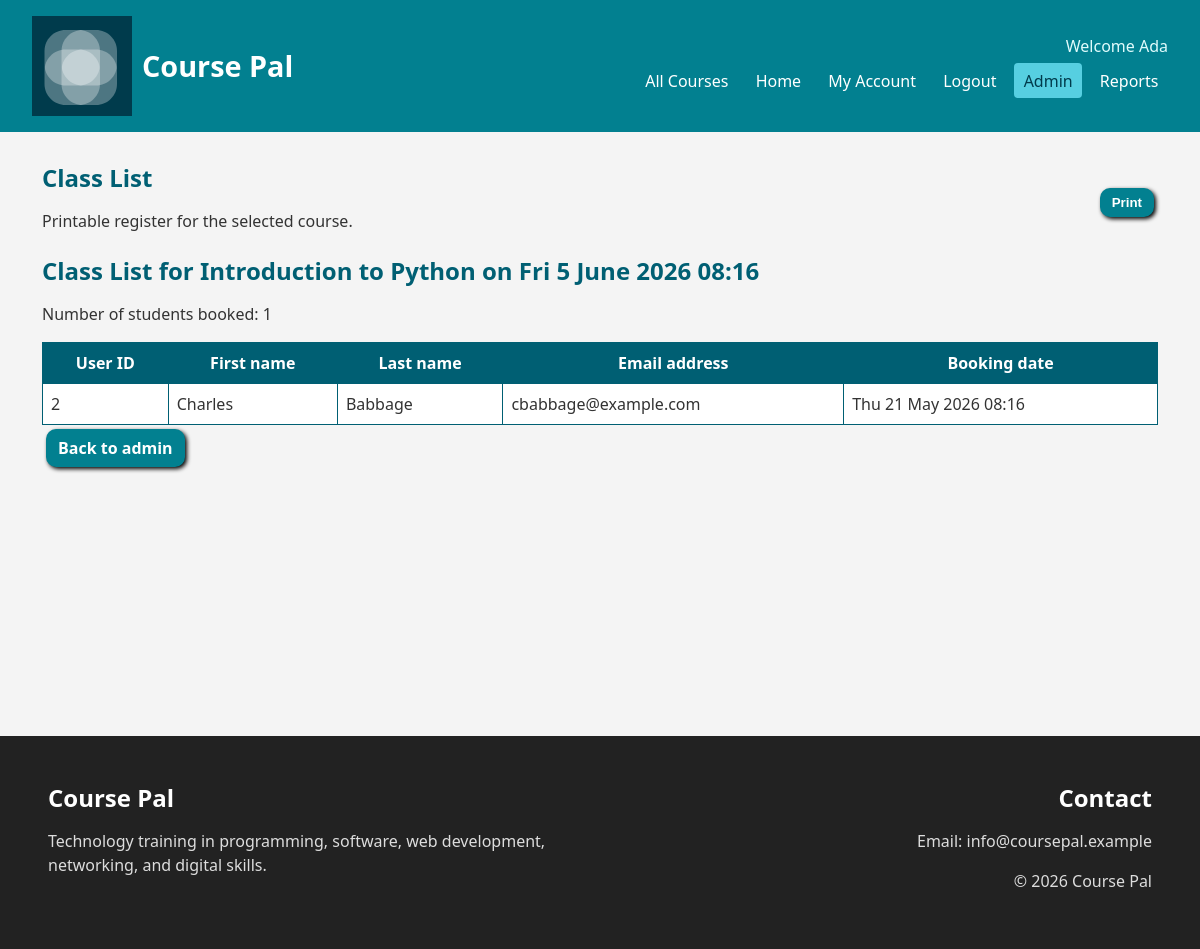
Screenshot of /class-list.php?id=1 (signed in) with the database file from the repository.
### tables this page shows
CREATE TABLE courses (
  course_id INT NOT NULL AUTO_INCREMENT,
  name VARCHAR(150) NOT NULL,
  description MEDIUMTEXT NOT NULL,
  category_id INT NOT NULL,
  capacity INT NOT NULL,
  date DATETIME NOT NULL,
  course_image TEXT NOT NULL,
  PRIMARY KEY (course_id),
  CONSTRAINT fk_courses_category FOREIGN KEY (category_id) REFERENCES categories(category_id),
  CONSTRAINT check_course_capacity CHECK (capacity > 0)
);

CREATE TABLE bookings (
  booking_id INT NOT NULL AUTO_INCREMENT,
  user_id INT NOT NULL,
  course_id INT NOT NULL,
  booking_date DATETIME NOT NULL DEFAULT CURRENT_TIMESTAMP,
  PRIMARY KEY (booking_id),
  UNIQUE KEY unique_user_course (user_id, course_id),
  CONSTRAINT fk_bookings_user FOREIGN KEY (user_id) REFERENCES users(user_id) ON DELETE CASCADE,
  CONSTRAINT fk_bookings_course FOREIGN KEY (course_id) REFERENCES courses(course_id) ON DELETE CASCADE
);

CREATE TABLE users (
  user_id INT NOT NULL AUTO_INCREMENT,
  username VARCHAR(50) NOT NULL,
  password VARCHAR(255) NOT NULL,
  first_name VARCHAR(50) NOT NULL,
  last_name VARCHAR(50) NOT NULL,
  email VARCHAR(255) NOT NULL,
  registration_date DATETIME NOT NULL DEFAULT CURRENT_TIMESTAMP,
  is_admin INT NOT NULL DEFAULT 0,
  PRIMARY KEY (user_id),
  UNIQUE KEY unique_username (username),
  UNIQUE KEY unique_email (email)
);

### includes/connectdb.php (called while the page is built, shortened)
<?php
function e(string|int|null $value): string
{
    return htmlspecialchars((string) $value, ENT_QUOTES, 'UTF-8');
}
function format_course_date(?string $date): string
{
    return (new DateTime($date))->format('D j F Y H:i');
}
function get_course(PDO $pdo, int $courseId): ?array
{
    $statement = $pdo->prepare(
        'SELECT courses.*, categories.category_name, categories.category_colour,
                (SELECT COUNT(bookings.booking_id) FROM bookings WHERE bookings.course_id = courses.course_id) AS total_bookings
         FROM courses
         INNER JOIN categories ON courses.category_id = categories.category_id
         WHERE courses.course_id = ?'
    );
    $statement->execute([$courseId]);
    $course = $statement->fetch();
    return $course ?: null;
}
?>

### class-list.php (the view, shortened to what this page needs)
<?php
require 'includes/connectdb.php';
$courseId = (int) ($_GET['id'] ?? 0);
$course = $pdo && $courseId > 0 ? get_course($pdo, $courseId) : null;
$attendees = [];
if ($pdo && $course) {
    $statement = $pdo->prepare(
        'SELECT users.user_id, users.first_name, users.last_name, users.email, bookings.booking_date
         FROM bookings
         INNER JOIN users ON users.user_id = bookings.user_id
         WHERE bookings.course_id = ?
         ORDER BY bookings.booking_date DESC'
    );
    $statement->execute([$courseId]);
    $attendees = $statement->fetchAll();
}
require 'includes/header.php';
?>
<section class="printable">
  <?php if ($course): ?>
    <div class="section-heading no-print">
      <div>
        <h1>Class List</h1>
        <p>Printable register for the selected course.</p>
      </div>
      <button class="btn" type="button" onclick="window.print()">Print</button>
    </div>
    <h2>Class List for <?php echo e($course['name']); ?> on <?php echo e(format_course_date($course['date'])); ?></h2>
    <p>Number of students booked: <?php echo e(count($attendees)); ?></p>
    <?php if (!$attendees): ?>
      <p class="notice">No users are booked on this course yet.</p>
    <?php else: ?>
      <table>
        <tr>
          <th>User ID</th>
          <th>First name</th>
          <th>Last name</th>
          <th>Email address</th>
          <th>Booking date</th>
        </tr>
        <?php foreach ($attendees as $attendee): ?>
          <tr>
            <td><?php echo e($attendee['user_id']); ?></td>
            <td><?php echo e($attendee['first_name']); ?></td>
            <td><?php echo e($attendee['last_name']); ?></td>
            <td><?php echo e($attendee['email']); ?></td>
            <td><?php echo e(format_course_date($attendee['booking_date'])); ?></td>
          </tr>
        <?php endforeach; ?>
      </table>
    <?php endif; ?>
    <a class="btn no-print" href="admin.php">Back to admin</a>
  <?php else: ?>
    <h1>Course not found</h1>
    <a class="btn" href="admin.php">Back to admin</a>
  <?php endif; ?>
</section>
<?php require 'includes/footer.php'; ?>

### css/styles.css (style rules this page uses)
* { box-sizing: border-box; }
body { margin: 0; font-family: 'Segoe UI', Arial, sans-serif; background-color: #f4f4f4; color: #333; line-height: 1.5; }
section, article, aside { margin: 1.5rem 0; }
section { padding: 0 1rem; }
a { color: #005f73; }
h1, h2, h3, h4, h5, h6 { color: #005f73; margin: 0.5rem 0; line-height: 1.2; }
.layout, .homelayout, .section-heading, .buttons, .searchbox, .login-form { display: flex; gap: 1rem; }
.section-heading { align-items: center; justify-content: space-between; }
table { background: white; border-collapse: collapse; width: 100%; }
td, th { border: 1px solid #005f73; padding: 0.5rem; vertical-align: top; }
th { background-color: #005f73; color: white; }
.btn { background-color: #028090; border: 0; border-radius: 10px; box-shadow: black 2px 2px 4px; color: white; cursor: pointer; display: inline-block; font-weight: bold; margin: 0.25rem; padding: 0.45rem 0.75rem; text-decoration: none; }

### rows the page displays
courses: name "Introduction to Python", date "Fri 5 June 2026 08:16"
bookings: user.user_id "2", user.first_name "Charles", user.last_name "Babbage", user.email "cbabbage@example.com", booking_date "Thu 21 May 2026 08:16"

### other values shown
$welcomeName "Ada"
count($attendees) "1"
